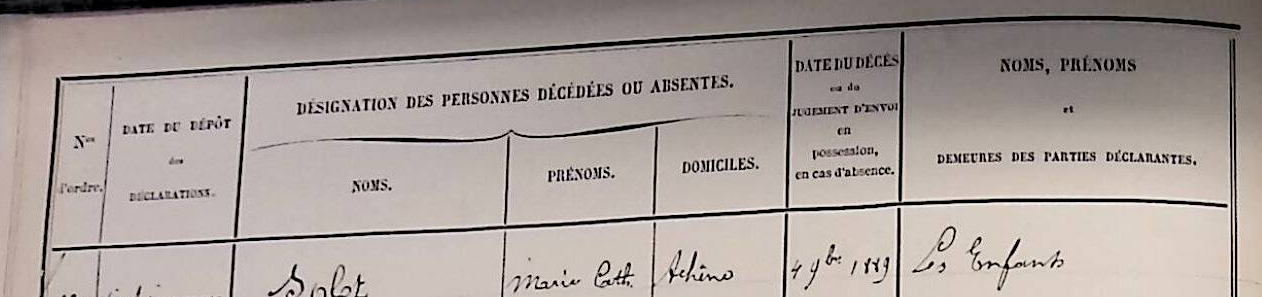
#> input picture examples/table_00_left.png, 1262 x 297 px
$ python -i corner_filter.py   (imports and definitions only)
#> lines starting #> are read from the running program, lines starting #| are printed output that depends on the picture; after the words box and inside, x2 and y2 are one past the last pixel; in counts of white or black regions, pixels touching at a corner belong together
#> further down, picture is the input picture: shape (297, 1262, 3); mean B, G, R 154.9, 159.1, 169.3
### src/tabular/img_util.py
import cv2 as cv
from skimage.filters import threshold_sauvola
import numpy as np

from .constants import WINDOW


# [66 lines left out: functions show, vertical_edges, horizontal_edges, not called in this run]


def ensure_gray(img):
    if len(img.shape) == 3 and img.shape[2] == 3:
        img = cv.cvtColor(img, cv.COLOR_BGR2GRAY)

    return img


# [4 lines left out: function clahe, not called in this run]


def blur(img, blur_size: int = 7):
    return cv.GaussianBlur(img, (blur_size, blur_size), 0)


# [7 lines left out: function clahe_otsu, not called in this run]


def sauvola(img, k: float = 0.04, window_size: int = 15):
    gray = ensure_gray(img)
    sauvola_thresh = threshold_sauvola(gray, window_size=window_size, k=k)
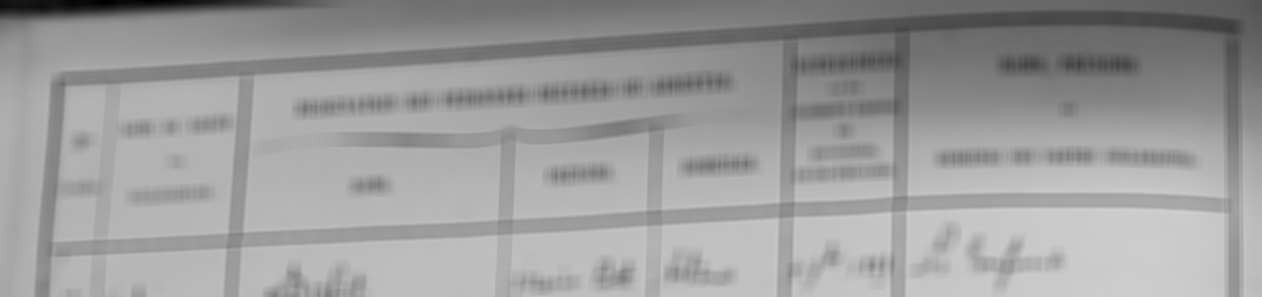
#> sauvola_thresh: shape (297, 1262) float64; min 0.64, max 207.6, mean 156.4
    binary_sauvola = (gray > sauvola_thresh).astype(np.uint8) * 255
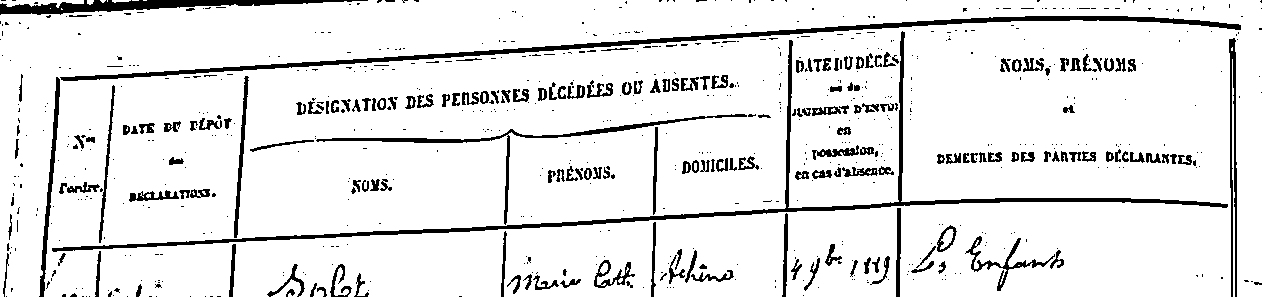
#> binary_sauvola: shape (297, 1262); 90.5% white; 792 black regions (603 under 20 px), largest, box (x1, y1, x2, y2) and area: (52, 31, 1228, 252) 5799, (60, 16, 1241, 81) 5287, (0, 0, 368, 15) 2425
    binary_sauvola = cv.bitwise_not(binary_sauvola)

    return binary_sauvola


# [20 lines left out: functions _rm_v_edges, text_presence_score, not called in this run]

### src/tabular/corner_filter.py
import cv2 as cv
import numpy as np
from cv2.typing import MatLike
from numpy.typing import NDArray

from . import img_util as imu
from .table_indexer import TableIndexer
from .header_template import _Rule


class CornerFilter:
    """
    Implements filters that show high activation where the image has an intersection of a vertical
    and horizontal rule, useful for finding the bounding boxes of cells
    """

    def __init__(
        self,
        kernel_size: int = 21,
        cross_width: int = 6,
        cross_height: int | None = None,
        morph_size: int | None = None,
        region: int = 40,
        k: float = 0.04,
        w: int = 15,
    ):
        """
        Args:
            kernel_size (int): the size of the cross kernel
                a larger kernel size often means that more penalty is applied, often leading
                to more sparse results
            cross_width (int): the width of one of the edges in the cross filter, should be
                roughly equal to the width of the rules in the image after morphology is applied
            cross_height (int | None (default)): useful if the horizontal rules and vertical rules
                have different sizes
            morph_size (int | None (default)): the size of the morphology operators that are applied before
                the cross kernel. 'bridges the gaps' of broken-up lines
            region (int): area in which to search for a new max value in `find_nearest` etc.
            k (float): threshold parameter for sauvola thresholding
            w (int): window_size parameter for sauvola thresholding
        """
        self._k = kernel_size
        self._w = cross_width
        self._h = cross_width if cross_height is None else cross_height
        self._m = morph_size if morph_size is not None else cross_width
        self._region = region
        self._k_thresh = k
        self._w_thresh = w
        self._cross_kernel = self._cross_kernel_uint8()

    def _cross_kernel_uint8(self) -> NDArray:
        kernel = np.zeros((self._k, self._k), dtype=np.uint8)

        # Define the center
        center = self._k // 2

        # Create horizontal and vertical bars of width y
        kernel[center - self._h // 2 : center + (self._h + 1) // 2, :] = (
            255  # Horizontal line
        )
        kernel[:, center - self._w // 2 : center + (self._w + 1) // 2] = (
            255  # Vertical line
        )

        return kernel

    def apply(self, img: MatLike, visual: bool = False) -> MatLike:
        binary = imu.sauvola(img, k=self._k_thresh, window_size=self._w_thresh)

        if visual:
            imu.show(binary, title="thresholded")

        # Define a horizontal kernel (adjust width as needed)
        kernel_hor = cv.getStructuringElement(cv.MORPH_RECT, (self._m, 1))
        kernel_ver = cv.getStructuringElement(cv.MORPH_RECT, (1, self._m))

        # Apply dilation
        dilated = cv.dilate(binary, kernel_hor, iterations=1)
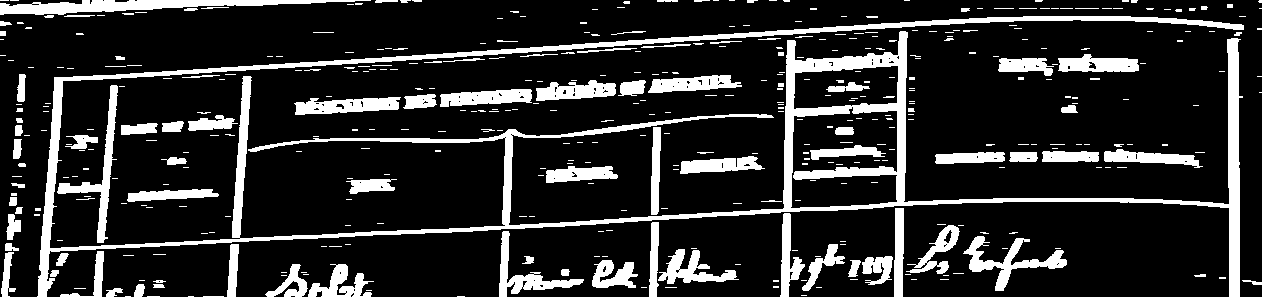
#> dilated: shape (297, 1262); 17% white; 437 white regions (320 under 20 px), largest, box (x1, y1, x2, y2) and area: (37, 16, 1244, 297) 25556, (0, 0, 371, 15) 2672, (57, 85, 118, 243) 1631
        dilated = cv.dilate(dilated, kernel_ver, iterations=1)
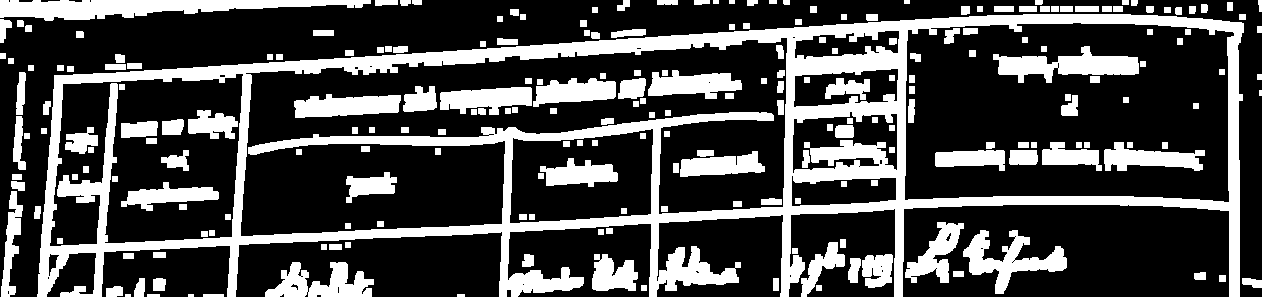
#> dilated: shape (297, 1262); 28.6% white; 231 white regions (3 under 20 px), largest, box (x1, y1, x2, y2) and area: (37, 14, 1244, 297) 56543, (0, 0, 371, 21) 4504, (993, 46, 1139, 83) 2696

        if visual:
            imu.show(dilated, title="dilated")

        filtered = cv.matchTemplate(
            dilated, self._cross_kernel_uint8(), cv.TM_SQDIFF_NORMED
        )
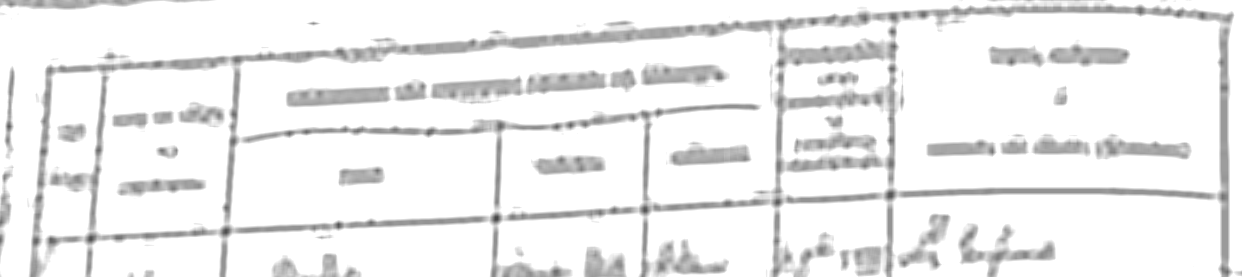
#> filtered: shape (277, 1242) float32; min 0.282, max 1, mean 0.933
        filtered = 255 - cv.normalize(filtered, None, 0, 255, cv.NORM_MINMAX).astype(  # type:ignore
            np.uint8
        )
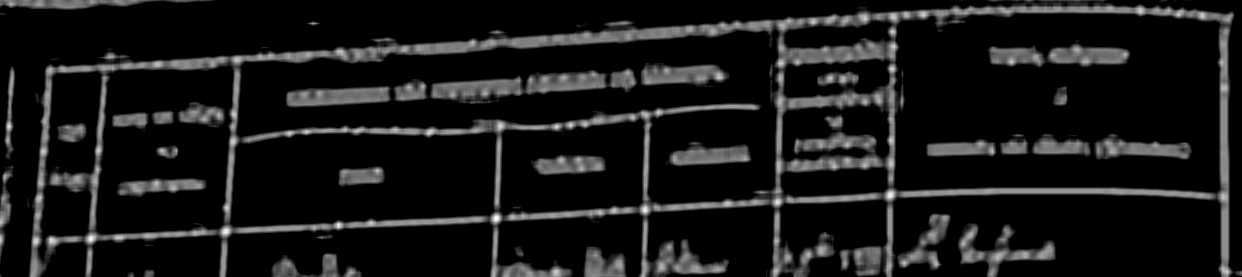
#> filtered: shape (277, 1242); min 0, max 255, mean 24

        return filtered

    # [83 lines left out: functions find_nearest, find_table_points, not called in this run]


class TableCrosses(TableIndexer):
    """
    A data class that allows segmenting the image into cells
    """

    # [6 lines left out: function __init__, not called in this run]

    @property
    def points(self) -> list[list[tuple[int, int]]]:
        return self._points

    def row(self, i: int) -> list[tuple[int, int]]:
        assert 0 <= i and i < len(self._points)
        return self._points[i]

    @property
    def cols(self) -> int:
        return len(self.row(0)) - 1

    @property
    def rows(self) -> int:
        return len(self._points) - 1

    # [142 lines left out: functions add_left_col, _surrounds, cell, cell_polygon, crop_region, visualize_points and 1 more, not called in this run]

>>> import cv2
>>> picture = cv2.imread('../../examples/table_00_left.png')
>>> result = CornerFilter().apply(picture)

$ run again, on examples/table_00_right.png
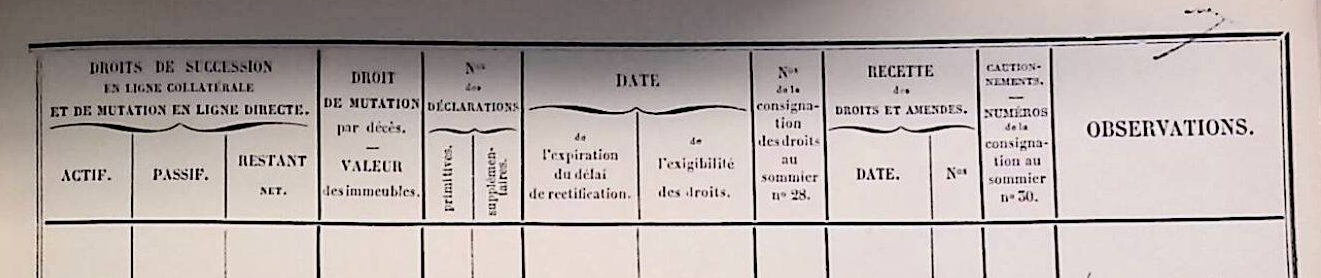
#> input picture examples/table_00_right.png, 1321 x 278 px
#> picture is the input picture: shape (278, 1321, 3); mean B, G, R 170.8, 173.3, 183.6
#> in sauvola, `binary_sauvola = (gray > sauvola_thresh).astype(np.uint8) * 255`:
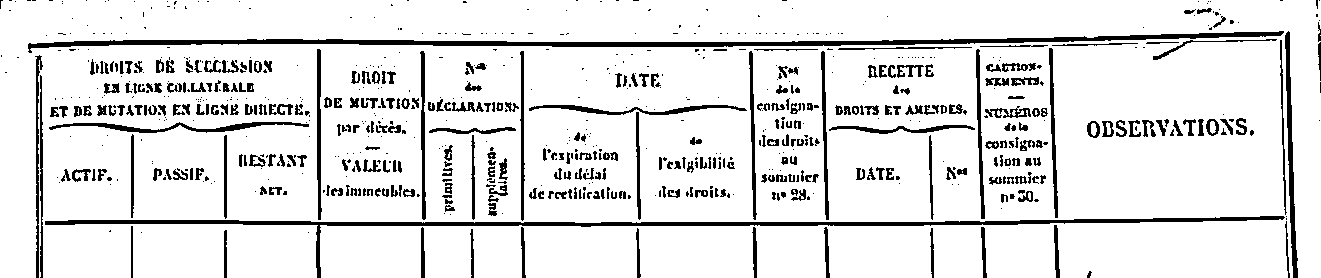
#> binary_sauvola: shape (278, 1321); 88.9% white; 791 black regions (447 under 20 px), largest, box (x1, y1, x2, y2) and area: (28, 31, 1284, 53) 5777, (45, 216, 1285, 278) 4997, (1285, 31, 1298, 278) 1141
#> in apply, `filtered = 255 - cv.normalize(filtered, None, 0, 255, cv.NORM_MINMAX)...`:
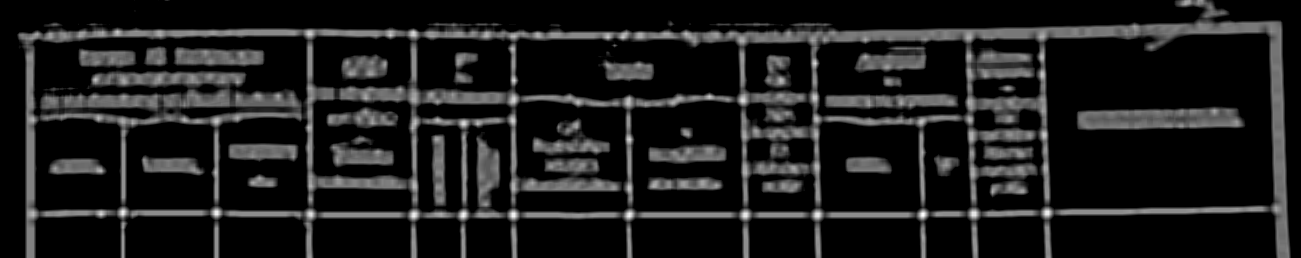
#> filtered: shape (258, 1301); min 0, max 255, mean 28.4

$ run again, on examples/test.png
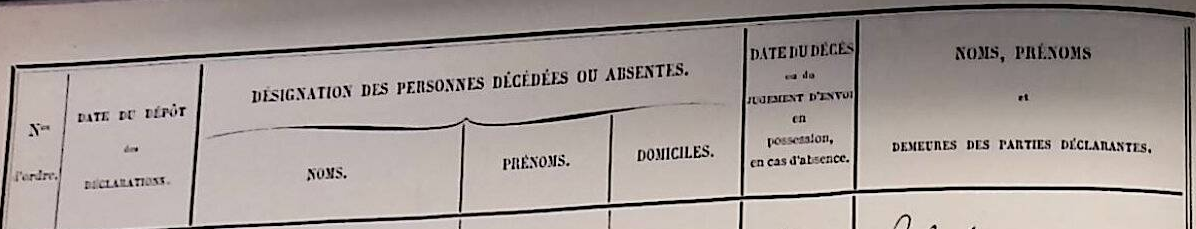
#> input picture examples/test.png, 1196 x 229 px
#> picture is the input picture: shape (229, 1196, 3); mean B, G, R 152.1, 155.6, 165.3
#> in sauvola, `binary_sauvola = (gray > sauvola_thresh).astype(np.uint8) * 255`:
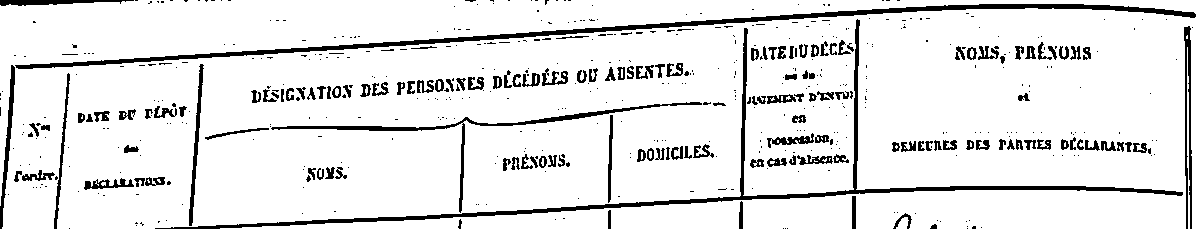
#> binary_sauvola: shape (229, 1196); 90.1% white; 583 black regions (435 under 20 px), largest, box (x1, y1, x2, y2) and area: (15, 4, 1196, 69) 5287, (155, 19, 1183, 229) 5176, (271, 102, 702, 213) 1692
#> in apply, `filtered = 255 - cv.normalize(filtered, None, 0, 255, cv.NORM_MINMAX)...`:
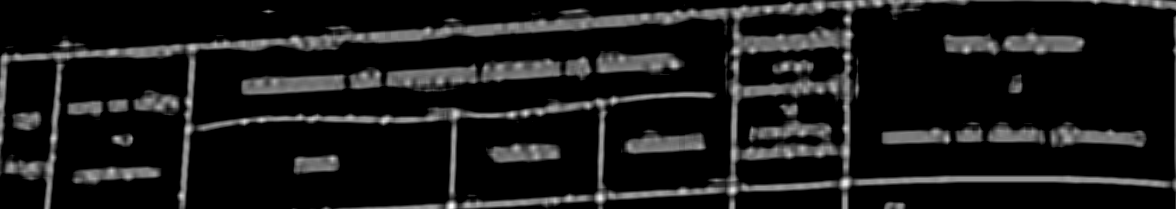
#> filtered: shape (209, 1176); min 0, max 255, mean 24
